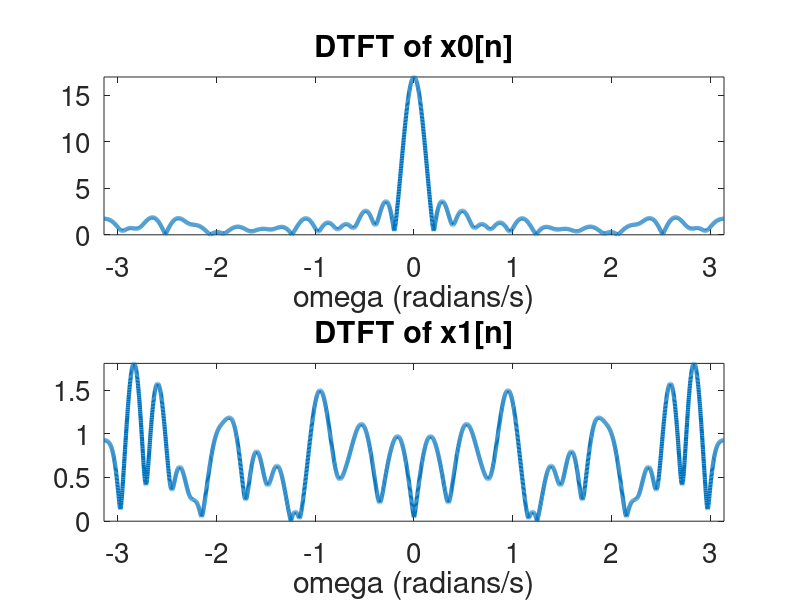

MATLAB code to generate this figure:
%Matlab file used for class demo conducted during Session 22
%illustrating efficacy of M-Channel PR Filter Bank
%based on a 2-channel QMF.  The 4 channel PR Bank is
%applied to a word utterance sampled at 12.5 KHz.
clf
clear all
set(0,'defaultaxesfontsize',20);
%Set up M-channel DFT filter bank:
%N=16; beta=0.35;
N=40; beta=0.1;
n=-N:(N-1);  
n=n+0.5;
h=2*beta*cos((1+beta)*pi*n/2)./(pi*(1-4*beta^2*n.^2));
h=h+sin((1-beta)*pi*n/2)./(pi*(n-4*beta^2*n.^3));
M=4;
h0=h;
h1=(-1).^(0:(length(n)-1)).*h; 
h00=zeros(1,2*length(h)); h10=h00;
h00(1,1:2:length(h00))=h0;
h10(1,1:2:length(h10))=h1;
H(1,:)=conv(h0,h00);  G(1,:)=H(1,:);
H(2,:)=conv(h0,h10);  G(2,:)=-H(2,:);
H(3,:)=conv(h1,h00);  G(3,:)=-H(3,:);
H(4,:)=conv(h1,h10);  G(4,:)=H(4,:);
%
%xdata=getspeech('erf1s1t0.wav');
%Fs=12500;
%plot(xdata)
%end1=500;
%end2=13500;
%end1=input('end1?');
%end2=input('end2?');
%x=xdata(end1:end2);
%dl=end2-end1+1;
%
%input('Utterance played back at 12.5 KHz sampling rate'); 
%soundsc(x,Fsi)
x=rand(1,128);

%create x_0 [n] through x_M-1 [n]
for m=1:M;
W(m,:)=conv(x,H(m,:));
X(m,:)=W(m,1:M:length(W(m,:)));
end
%create y_0[n] and y_M-1 [n]
for m=1:M;
Z(m,:)=zeros(1,M*length(X(m,:)));
Z(m,1:M:length(Z(m,:)))=X(m,:);
Y(m,:)=conv(Z(m,:),G(m,:));
end
y=zeros(1,length(Y(1,:)));
for m=1:M;
y=y+Y(m,:);
end
y=real(y);
input('QMF Output played back at Fs=12.5 KHz'); 
%soundsc(y,Fs)
%plot and compare DTFT's of x[n] and y[n]
domega=2*pi/8192;
omega=-pi:domega:pi-domega;
yf1=abs(fftshift(fft(x,8192)));
yf2=M*abs(fftshift(fft(y,8192)));
subplot(211)
plot(omega,yf1,'Linewidth',3)
axis([-pi pi 0 max(yf1)])
title('DTFT of original utterance');
%xlabel('omega (radians/s)');
subplot(212)
plot(omega,yf2,'Linewidth',3)
axis([-pi pi 0 max(yf2)])
title('DTFT of output of QMF');
xlabel('omega (radians/s)');
%plot filter responses h[n]
h0f=abs(fftshift(fft(H(1,:),512)));
h1f=abs(fftshift(fft(H(2,:),512)));
h2f=abs(fftshift(fft(H(3,:),512)));
h3f=abs(fftshift(fft(H(4,:),512)));
input('Plot DTFT of h0[n] thru h3[n]')
clf
domega=2*pi/512;
omega=-pi:domega:pi-domega;
plot(omega,h0f,'b','Linewidth',4)
axis([-pi pi 0 max(h0f)])
hold on
plot(omega,h1f,'r','Linewidth',4)
plot(omega,h2f,'g','Linewidth',4)
plot(omega,h3f,'c','Linewidth',4)
legend('H0(w)','H1(w)','H2(w)','H3(w)');
title('Frequency Response of h0[n] and h1[n]');
xlabel('omega (radians/s)');
hold off
pause
%plot and compare DTFT's of x0[n] and x1[n]
x0=X(1,:);  x1=X(2,:);
domega=2*pi/4096;
omega=-pi:domega:pi-domega;
xf1=abs(fftshift(fft(x0,4096)));
xf2=abs(fftshift(fft(x1,4096)));
subplot(211)
plot(omega,xf1,'Linewidth',3)
axis([-pi pi 0 max(xf1)])
title('DTFT of x0[n]');
xlabel('omega (radians/s)');
subplot(212)
plot(omega,xf2,'Linewidth',3)
axis([-pi pi 0 max(xf2)])
title('DTFT of x1[n]');
xlabel('omega (radians/s)');
